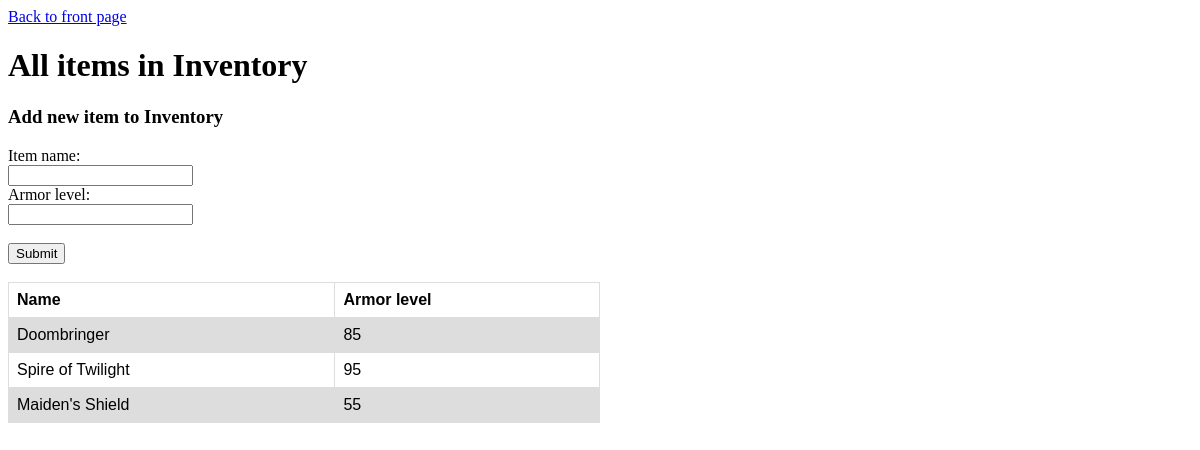
Page /items/ on the earlier database version.
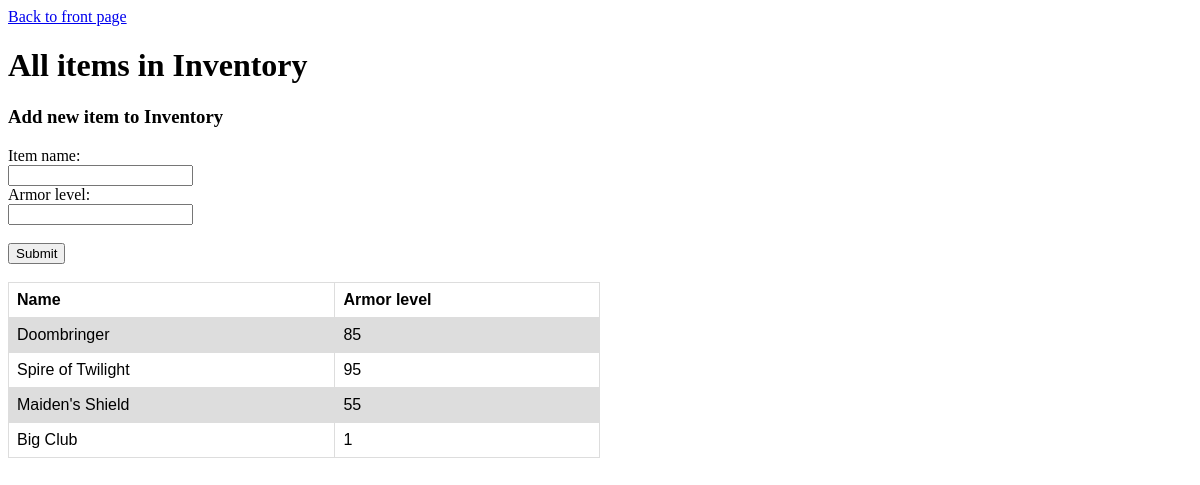
Same page on the later database version.
### inventory/models.py (models this page shows, shortened)
class Item(models.Model):
	name = models.CharField(max_length=200)
	armor_level = models.IntegerField(default=0)
	characters = models.ManyToManyField(Character, blank=True)

### inventory/views.py (the view)
# urls.py: path('items/', views.items, name='items'),
def items(request):
	items = Item.objects.all()
	return render(request, 'inventory/items.html', {'items': items})

### inventory/templates/inventory/items.html (shortened to what this page needs)
<!DOCTYPE html>
<html xmlns="http://www.w3.org/1999/xhtml">
	<head>
	</head>
	<body>
		<a href='/'>Back to front page</a>
		<h1>All items in Inventory</h1>
		<h3>Add new item to Inventory</h3>
			<form method="POST" action="/add_item/">
				<label for="name">Item name:</label><br>
				<input type="text" name="name"/><br>
				<label for="armor_level">Armor level:</label><br>
				<input type="number" name="armor_level"/><br><br>
				<input type="submit" name="Add!"/>
			</form>
			<br>
			<table>
				<tr>
					<th style="text-align: left;">Name</th>
					<th>Armor level</th>
				</tr>
				{% for item in items %}
				<tr>
					<td>{{item.name}}</td>
					<td>{{item.armor_level}}</td>
				</tr>
				{% endfor %}
			</table>
	</body>
</html>

### inventory/templates/inventory/items.html (style rules this page uses)
table { font-family: arial, sans-serif; border-collapse: collapse; width: 50%; }
td, th { border: 1px solid #dddddd; text-align: left; padding: 8px; }
tr:nth-child(even) { background-color: #dddddd; }

Differences in the rows shown:
added Item: name "Big Club", armor_level "1"
